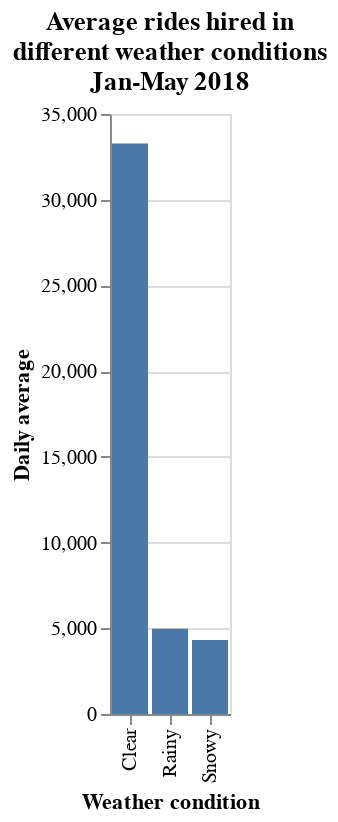

The cell this chart's notebook holds for it:
### Code cell
clear_daily_ave = clear['Number of bikes hired'].mean()
snowy_daily_ave = snowy['Number of bikes hired'].mean()
rainy_daily_ave = rainy['Number of bikes hired'].mean()
vals = [clear_daily_ave, snowy_daily_ave, rainy_daily_ave]
weather = ['Clear', 'Snowy','Rainy']
print ([int(val) for val in vals])
df = pd.DataFrame(list(zip(vals,weather)) ,columns=['Daily average','Weather condition'])

df
alt.Chart(df).mark_bar().encode(alt.X('Weather condition:N'), alt.Y('Daily average:Q')
).properties(title = ['Average rides hired in','different weather conditions', 'Jan-May 2018'])

### Figure 1 — Vega-Lite specification as saved in the notebook (floating-point values rounded to 4 significant figures)
{"config": {"view": {"continuousWidth": 400, "continuousHeight": 300}}, "data": {"name": "data-5a1e27a6643351c43175e15d45c3df5f"}, "mark": "bar", "encoding": {"x": {"type": "nominal", "field": "Weather condition"}, "y": {"type": "quantitative", "field": "Daily average"}}, "title": ["Average rides hired in", "different weather conditions", "Jan-May 2018"], "$schema": "https://vega.github.io/schema/vega-lite/v4.8.1.json", "datasets": {"data-5a1e27a6643351c43175e15d45c3df5f": [{"Daily average": 33280.0, "Weather condition": "Clear"}, {"Daily average": 4317.0, "Weather condition": "Snowy"}, {"Daily average": 4969.0, "Weather condition": "Rainy"}]}}
